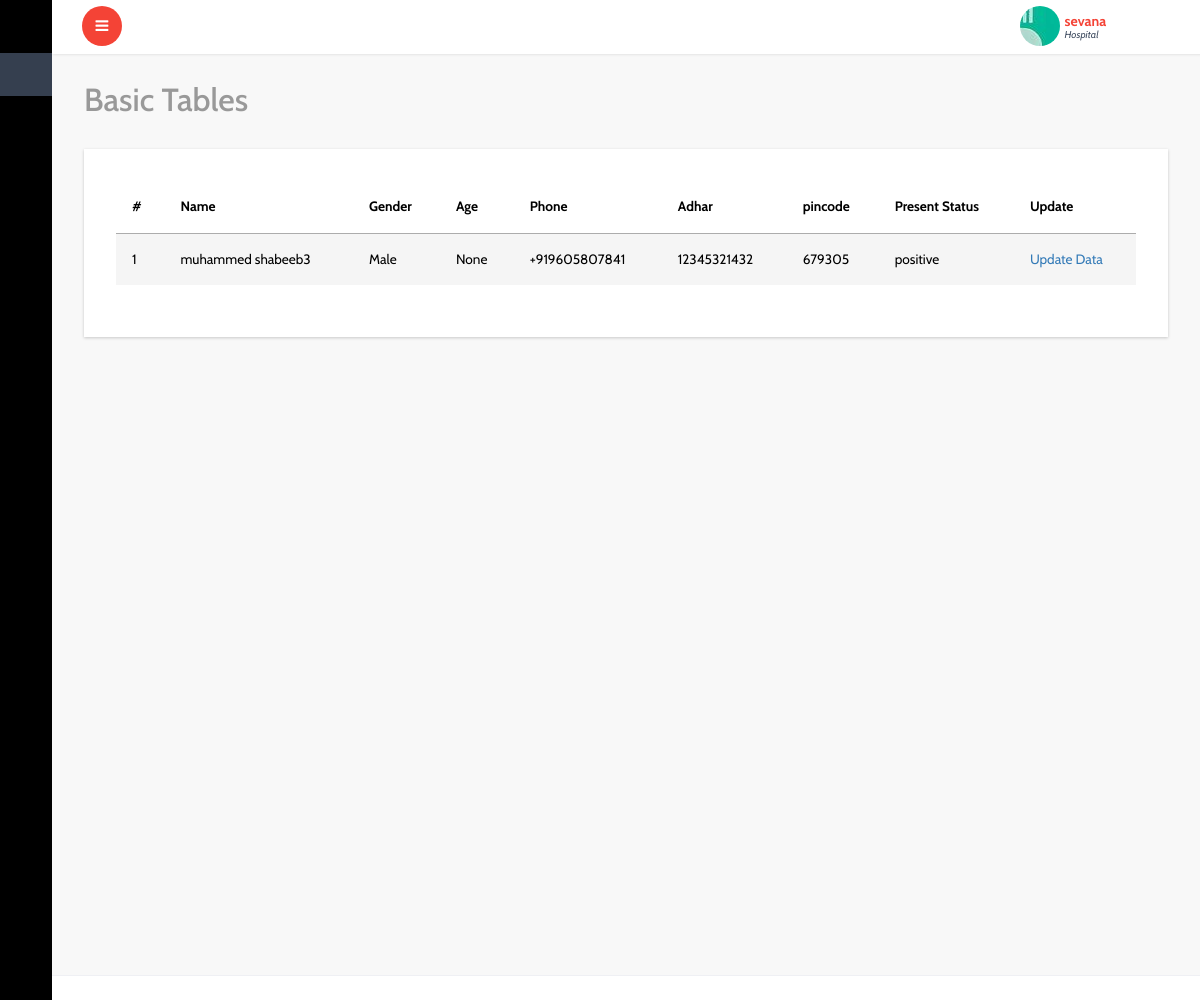
The page /lab/patient_status_list/ (signed in) on the database its author committed.
### account/models.py (models this page shows, shortened)
class Center(models.Model):
    user=models.OneToOneField(User,on_delete=models.CASCADE)
    center_name=models.CharField(max_length=50)
    authority_type=models.CharField(max_length=50,choices=authority_types,default=govermnet)
    center_pincode=models.PositiveIntegerField()
    center_place=models.CharField(max_length=60)
    center_type=models.CharField(max_length=50,choices=ceter_types,)
    center_ideantification_proof=models.FileField(upload_to='center_proof')
    center_phone=PhoneNumberField()
    center_photo=models.ImageField(upload_to='center_photo')
    status_appruval=models.BooleanField(default=False)

### center/models.py (models this page shows, shortened)
class Patient(models.Model):
    user=models.ForeignKey(User,on_delete=models.CASCADE,blank=True,null=True)
    center=models.ForeignKey(Center,on_delete=models.CASCADE,blank=True,null=True)
    lab=models.ForeignKey(Lab,on_delete=models.CASCADE,blank=True,null=True)
    home=models.ForeignKey(Home,on_delete=models.CASCADE,blank=True,null=True)
    patient=models.ForeignKey(Patient_Register,on_delete=models.CASCADE,blank=True,null=True)
    name=models.CharField(max_length=50)
    email=models.EmailField(blank=True,null=True)
    adhar=models.PositiveIntegerField(unique=True,blank=True,null=True)
    age=models.PositiveIntegerField(blank=True,null=True)
    gender=models.CharField(max_length=20,choices=GENDER_CHOICES,blank=True,null=True)
    phone=PhoneNumberField(blank=True,null=True)
    house_name=models.CharField(max_length=40,blank=True,null=True)
    place=models.CharField(max_length=70,blank=True,null=True)
    authority_type=models.CharField(max_length=30,choices=authority_types,blank=True,null=True)
    authority_name=models.CharField(max_length=100,blank=True,null=True)
    ward_no=models.PositiveIntegerField(blank=True,null=True)
    village=models.CharField(max_length=50,blank=True,null=True)
    district=models.CharField(max_length=50,default=Thrissur)
    pincode=models.PositiveIntegerField(blank=True,null=True)
    patient_hos_id=models.PositiveIntegerField(blank=True,null=True)
    test_id=models.PositiveIntegerField(blank=True,null=True)
    test_date=models.DateField(auto_now_add=True,blank=True,null=True)
    test_name=models.CharField(max_length=50,choices=test_names,default=rtpcr)
    patient_status=models.CharField(max_length=30,choices=patient_present_status,blank=True,null=True)
    created_date=models.DateField(auto_now_add=True)

### lab/views.py (the view)
# urls.py: path('patient_status_list/',views.patient_status_list,name='patient_status_list'),
def patient_status_list(request):
    s=Patient.objects.filter(user=request.user)
    return render(request,'lab/status_list.html',{'list':s})

### templates/lab/status_list.html (shortened to what this page needs)
{% extends 'dashboard/index.html' %}
{% block content %}
{% if list %}
			<div id="page-wrapper">
				<div class="graphs">
					<h3 class="blank1">Basic Tables</h3>
					 <div class="xs tabls">
						<div class="bs-example4" data-example-id="contextual-table">
                            <table class="table">
                                <thead>
                                  <tr>
                                    <th>#</th>
                                    <th>Name</th>
                                    <th>Gender</th>
                                    <th>Age</th>
                                     <th>Phone</th>
                                     <th>Adhar</th>
                                     <th>pincode</th>
                                    <th>Present Status</th>
                                      <th>Update</th>
                                  </tr>
                                </thead>
                                <tbody>
                                    {% for l in list %}
                                  <tr class="active">
                                      <td class="serial">{{ forloop.counter }}</td>
                                      <td>{{l.name}}</td>
                                      <td>{{l.gender}}</td>
                                      <td>{{l.age}}</td>
                                      <td>{{l.phone}}</td>
                                      <td>{{l.adhar}}</td>
                                      <td>{{l.pincode}}</td>
                                      {% if l.patient_status == None %}
                                        <td>Not Updated</td>
                                        {% else %}
                                        <td>{{l.patient_status}}</td>
                                        {% endif %}
                                    <td><a href="{% url 'update_patientstatus_lab' l.id%}">Update Data</a></td>
                                </tr>
                                  {% endfor %}
                                  </tbody>
                              </table>
					   </div>
						</div>
						</div>
					</div>
        {% else %}
        <br>
        <h2>No List Added</h2>
        {% endif %}
		{% endblock %}

### templates/dashboard/header.html (shortened to what this page needs)
<html lang="en">
<head>
</head>
<body>
		<div class="main-content">
			<div class="header-section">
			<a class="toggle-btn  menu-collapsed"><i class="fa fa-bars"></i></a>
			<div class="menu-right">
				<div class="user-panel-top">
					<div class="profile_details">
						<ul>
							<li class="dropdown profile_details_drop">
								<a href="#" class="dropdown-toggle" data-toggle="dropdown" aria-expanded="false">
									<div class="profile_img">
										{% if user.is_superuser %}
										<span style="background:url(/static/dashboard/images/1.jpg) no-repeat center"> </span>
										 <div class="user-name">
											<p>{{user.username}}<span>Administrator</span></p>
											{% elif user.center.center_type == 'Hospital' %}
											<span style="background:url({{user.center.center_photo.url}}) no-repeat center"> </span>
										 	<div class="user-name">
											<p>{{user.center.center_name}}<span>Hospital</span></p>
											{% elif user.center.user_type == 'CSLTC' %}
											<span style="background:url({{user.center.center_photo.url}}) no-repeat center"> </span>
										 	<div class="user-name">
											<p>{{user.center.center_name}}<span>CSLTC</span></p>
											{% elif user.center.user_type == 'CFLTC' %}
											<span style="background:url({{user.center.center_photo.url}}) no-repeat center"> </span>
										 	<div class="user-name">
											<p>{{user.center.center_name}}<span>CFLTC</span></p>
											{% elif user.center.user_type == 'Domicile' %}
											<span style="background:url({{user.center.center_photo.url}}) no-repeat center"> </span>
										 	<div class="user-name">
											<p>{{user.center.center_name}}<span>Domicile</span></p>
											{% elif user.lab.lab_type == 'private' %}
											<span style="background:url({{user.lab.photo_of_lab.url}}) no-repeat center"> </span>
										 	<div class="user-name">
											<p>{{user.lab.lab_name}}<span>Lab</span></p>
											{% elif user.lab.lab_type == 'hospital' %}
											<span style="background:url({{user.lab.photo_of_lab.url}}) no-repeat center"> </span>
										 	<div class="user-name">
											<p>{{user.lab.center.center_name}}<span>Lab</span></p>
											{% elif user.home %}
										 	<div class="user-name">
											<p>{{user.home.name}}<span>Home</span></p>
											{% elif user.dmo %}
										 	<div class="user-name">
											<p>{{user.dmo.name}}<span>DMO</span></p>
											{% elif user.doctor %}
											<span style="background:url({{user.doctor.doctor_photo.url}}) no-repeat center"> </span>
										 	<div class="user-name">
											<p>{{user.dmo.name}}<span>Doctor</span></p>
											{% else %}
											<div class="user-name">
											<p>{{user.userregister.name}}<span>User</span></p>
											{% endif %}
										 </div>
										 <i class="lnr lnr-chevron-down"></i>
										<div class="clearfix"></div>
									</div>
								</a>
							</li>
							<div class="clearfix"> </div>
						</ul>
					</div>
					<div class="clearfix"></div>
				</div>
			  </div>
			</div>
</body>
</html>

### rows shown on the page
Patient: name "muhammed shabeeb3", gender "Male", age "None", phone "+919605807841", adhar "12345321432", pincode "679305", patient_status "positive"

### other values the page prints
{{ user.center.center_name }} "sevana"
